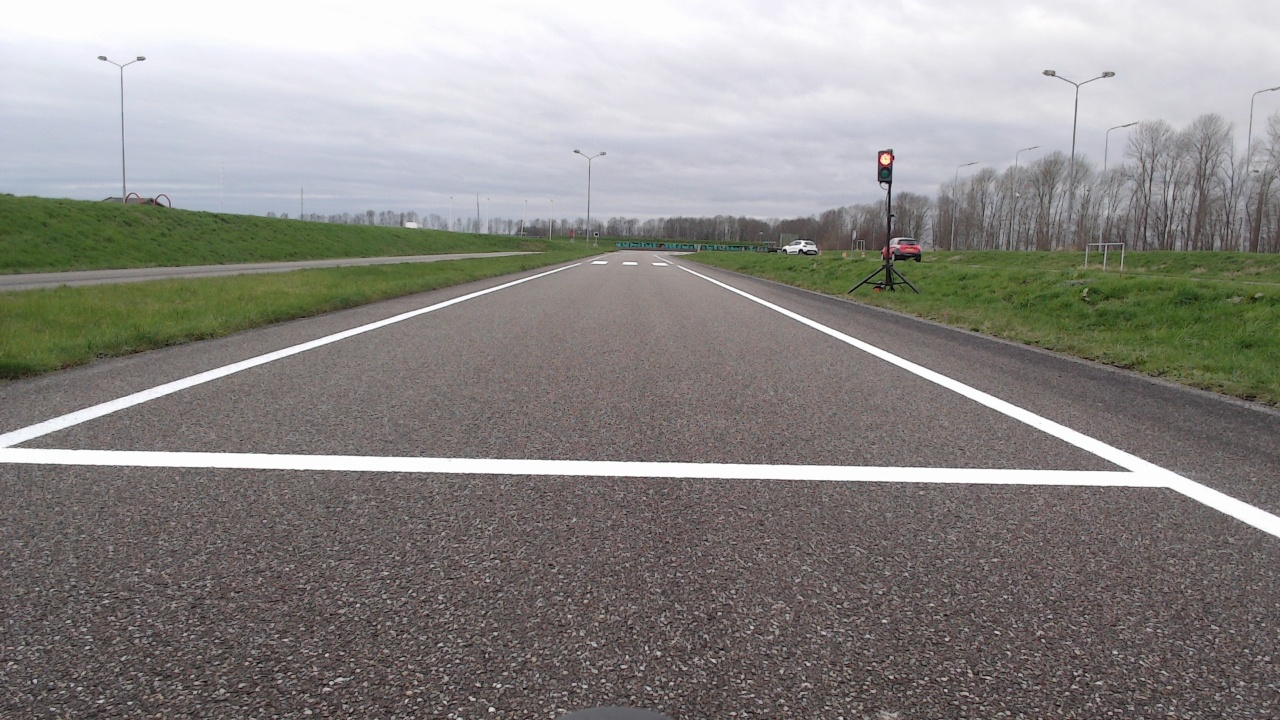
#> input picture resources/images/stopline/center.jpg, 1280 x 720 px
$ python __init__.py
#> lines starting #> are read from the running program, lines starting #| are printed output that depends on the picture
import math

import cv2
import numpy as np

# Constants
MIN_HEIGHT = 0
MIN_WIDTH = 0
MAX_HEIGHT = 720
MAX_WIDTH = 1280

MASK_OFFSET = np.array([[1, 1], [1, -1], [-1, -1], [-1, 1]])
PTS_ORIGINAL = np.float32(
    [[MIN_WIDTH, MIN_HEIGHT], [MIN_WIDTH, MAX_HEIGHT], [MAX_WIDTH, MAX_HEIGHT], [MAX_WIDTH, MIN_HEIGHT]]
)

RATIOS_LEFT = np.float32([[0, 1.0055555], [0.36197916, 2.6185186], [1.6765625, 0.7537037], [1.5010417, 0]])
RATIOS_RIGHT = np.float32([[0.18125, 0], [0, 0.74907407], [1.28125, 2.55833333], [1.66770833, 0.99722222]])

LEFT_X, LEFT_Y = 0.27027708, 0.5205  # 0.52165085
RIGHT_X, RIGHT_Y = 0.73115027, 0.5145  # 0.51505412
CENTER_X, CENTER_Y = 0.5049538, 0.1826793


# Calculate transformation matrices
def get_points(ratio: np.ndarray) -> np.ndarray:
    """Get the points of the warped image based on the ratio."""
    return np.float32(ratio * [MAX_WIDTH, MAX_HEIGHT])


def get_matrix(ratio: np.ndarray) -> np.ndarray:
    """Get the transformation matrix based on the ratio."""
    return cv2.getPerspectiveTransform(PTS_ORIGINAL, get_points(ratio))


MATRIX_LEFT = get_matrix(RATIOS_LEFT)
MATRIX_RIGHT = get_matrix(RATIOS_RIGHT)

LEFT_WIDTH = np.max(get_points(RATIOS_LEFT)[:, 0]).astype(int)
LEFT_HEIGHT = np.max(get_points(RATIOS_LEFT)[:, 1]).astype(int)
RIGHT_WIDTH = np.max(get_points(RATIOS_RIGHT)[:, 0]).astype(int)
RIGHT_HEIGHT = np.max(get_points(RATIOS_RIGHT)[:, 1]).astype(int)


# Functions
def relative_to_absolute(x: float, y: float, width: float, height: float) -> tuple[float, float]:
    """Convert relative coordinates to absolute coordinates."""
    return x * width, y * height


def get_ltbr(x: float, y: float, width: int, height: int) -> tuple[int, int, int, int]:
    """Get the left, top, right, and bottom coordinates of the image based on xywh."""
    return (
        int(round(x - (width / 2))),
        int(round(y - (height / 2))),
        int(round(x + (width / 2))),
        int(round(y + (height / 2))),
    )


def warp_image(image: np.ndarray, matrix: np.ndarray, width: int, height: int) -> np.ndarray:
    """Warp the image based on the transformation matrix."""
    return cv2.warpPerspective(image, matrix, (width, height), flags=cv2.INTER_LINEAR)


def merge_image(base: np.ndarray, overlay: np.ndarray, x1: int, y1: int, x2: int, y2: int) -> np.ndarray:
    """Merge two images."""
    base[y1:y2, x1:x2] = overlay
    return base


def stitch_images(left: np.ndarray, center: np.ndarray, right: np.ndarray) -> np.ndarray:
    """Stitch the images together."""
    center = cv2.resize(center, (MAX_WIDTH, MAX_HEIGHT))
    left = cv2.resize(left, (MAX_WIDTH, MAX_HEIGHT))
    right = cv2.resize(right, (MAX_WIDTH, MAX_HEIGHT))

    # Warp images
    left_res = warp_image(left, MATRIX_LEFT, LEFT_WIDTH, LEFT_HEIGHT)
    right_res = warp_image(right, MATRIX_RIGHT, RIGHT_WIDTH, RIGHT_HEIGHT)

    # Calculate result image size
    result_width = int(math.ceil(LEFT_WIDTH / 2 / LEFT_X))
    result_height = int(math.ceil(MAX_HEIGHT / 2 / CENTER_Y))

    # Calculate the position of the images
    lxc, lyc = relative_to_absolute(LEFT_X, LEFT_Y, result_width, result_height)
    lx1, ly1, lx2, ly2 = get_ltbr(lxc, lyc, LEFT_WIDTH, LEFT_HEIGHT)

    rxc, ryc = relative_to_absolute(RIGHT_X, RIGHT_Y, result_width, result_height)
    rx1, ry1, rx2, ry2 = get_ltbr(rxc, ryc, RIGHT_WIDTH, RIGHT_HEIGHT)

    cxc, cyc = relative_to_absolute(CENTER_X, CENTER_Y, result_width, result_height)
    cx1, cy1, cx2, cy2 = get_ltbr(cxc, cyc, MAX_WIDTH, MAX_HEIGHT)

    # Create result image
    result = np.zeros((result_height, result_width), dtype=np.uint8)
    result = merge_image(result, left_res, lx1, ly1, lx2, ly2)
    result = merge_image(result, right_res, rx1, ry1, rx2, ry2)
    return merge_image(result, center, cx1, cy1, cx2, cy2)


def adjust_gamma(image: np.ndarray, gamma: float = 1.0) -> np.ndarray:
    """Adjust the gamma of the image."""
    inv_gamma = 1.0 / gamma
    table = np.array([((i / 255.0) ** inv_gamma) * 255 for i in np.arange(0, 256)]).astype("uint8")

    return cv2.LUT(image, table)


if __name__ == "__main__":
    # Load images
    center_img = cv2.imread("../../../../resources/images/stopline/center.jpg")
#> center_img is the input picture: shape (720, 1280, 3); mean B, G, R 133.5, 136.6, 139.2
    left_img = cv2.imread("../../../../resources/images/stopline/left.jpg")
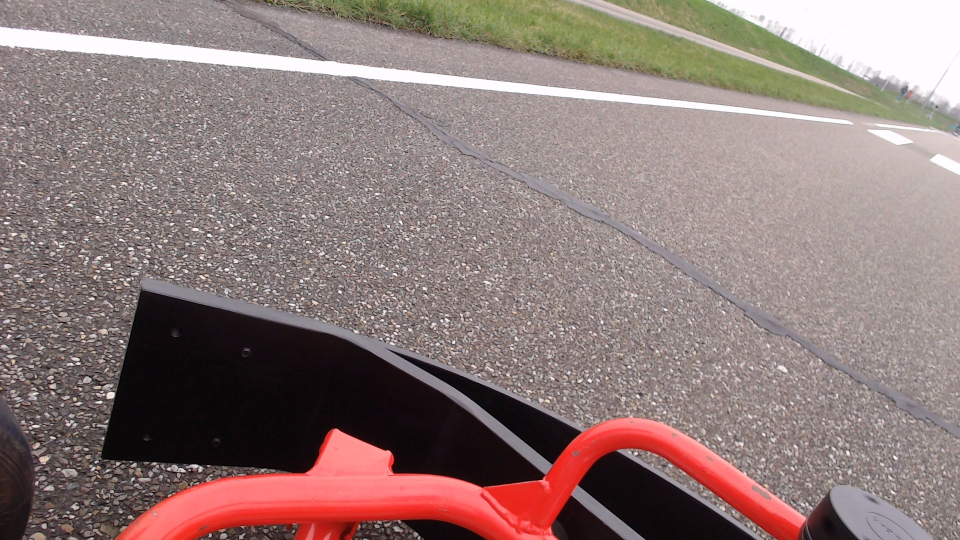
#> input picture resources/images/stopline/left.jpg, 1920 x 1080 px (shown at 1/2 size)
#> left_img is the input picture: shape (1080, 1920, 3); mean B, G, R 120.6, 123.3, 142.6
    right_img = cv2.imread("../../../../resources/images/stopline/right.jpg")
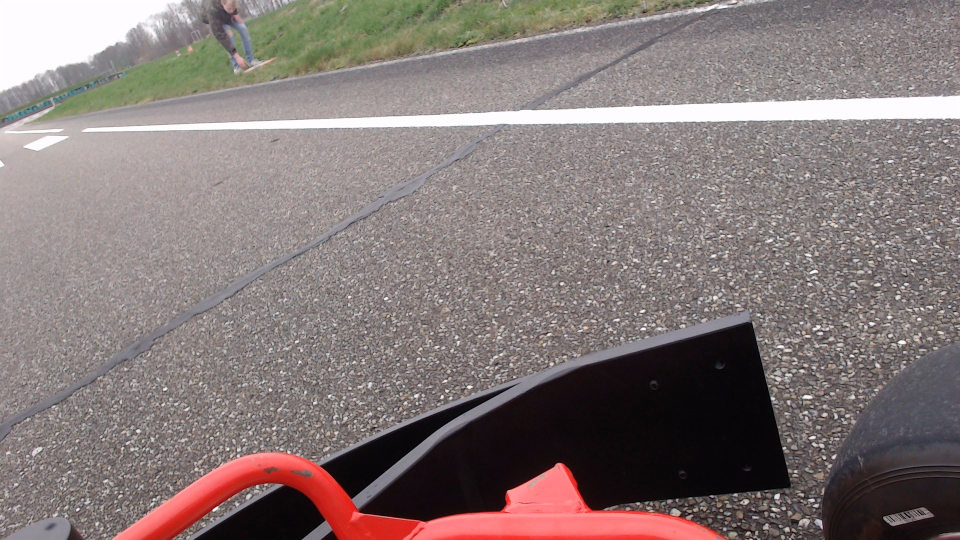
#> input picture resources/images/stopline/right.jpg, 1920 x 1080 px (shown at 1/2 size)
#> right_img is the input picture: shape (1080, 1920, 3); mean B, G, R 119.6, 121, 133.2

    left_img = adjust_gamma(left_img, 0.62)
    right_img = adjust_gamma(right_img, 0.62)
#> call 2 of adjust_gamma, with gamma = 0.62
#> in adjust_gamma (call 2), `return cv2.LUT(image, table)`:
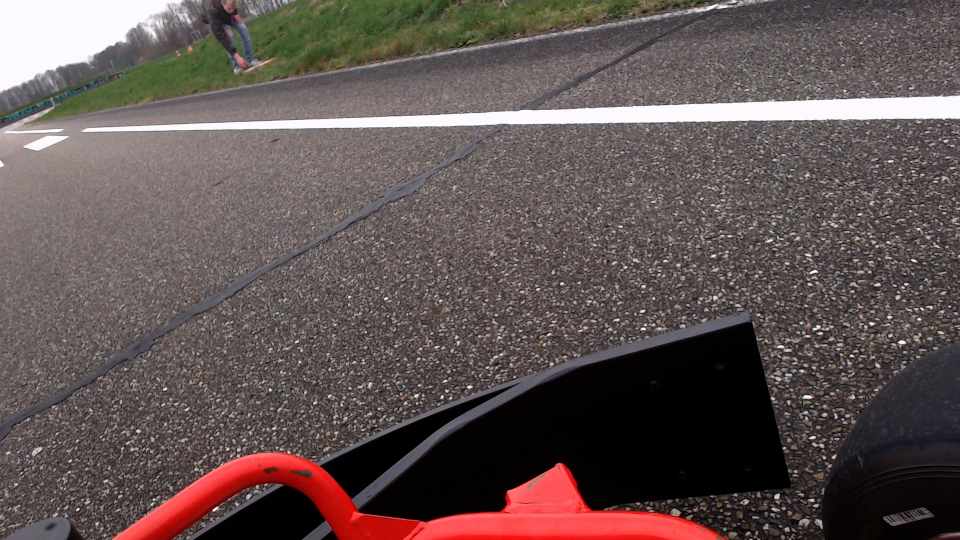
#> returned value: shape (1080, 1920, 3) (shown at 1/2 size); mean of channels 0, 1, 2 83, 84.5, 97.9; drawn as B, G, R

    # Write result
    result_img = stitch_images(left_img, center_img, right_img)
#> in stitch_images, `left = cv2.resize(left, (MAX_WIDTH, MAX_HEIGHT))`:
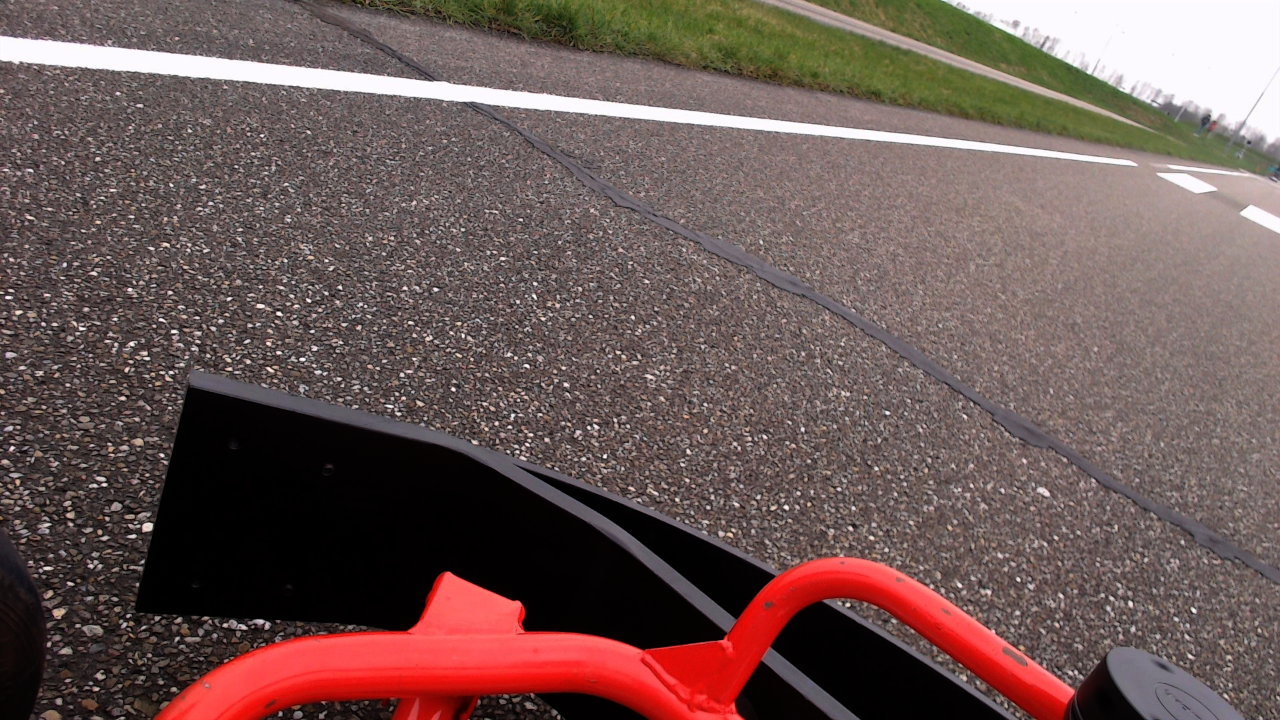
#> left: shape (720, 1280, 3); mean of channels 0, 1, 2 85.3, 88.1, 109.7; drawn as B, G, R
#> in stitch_images, `right = cv2.resize(right, (MAX_WIDTH, MAX_HEIGHT))`:
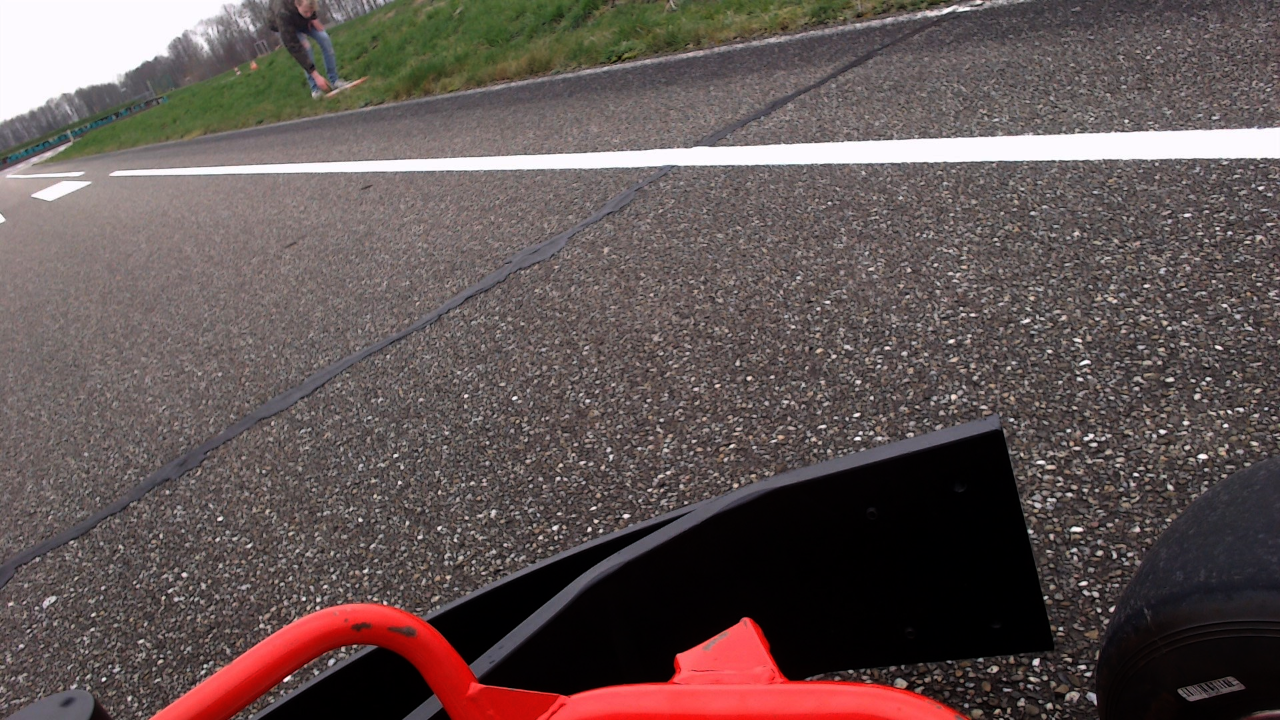
#> right: shape (720, 1280, 3); mean of channels 0, 1, 2 83, 84.5, 97.9; drawn as B, G, R
#> in warp_image, `return cv2.warpPerspective(image, matrix, (width, height), flags=cv2.I..`:
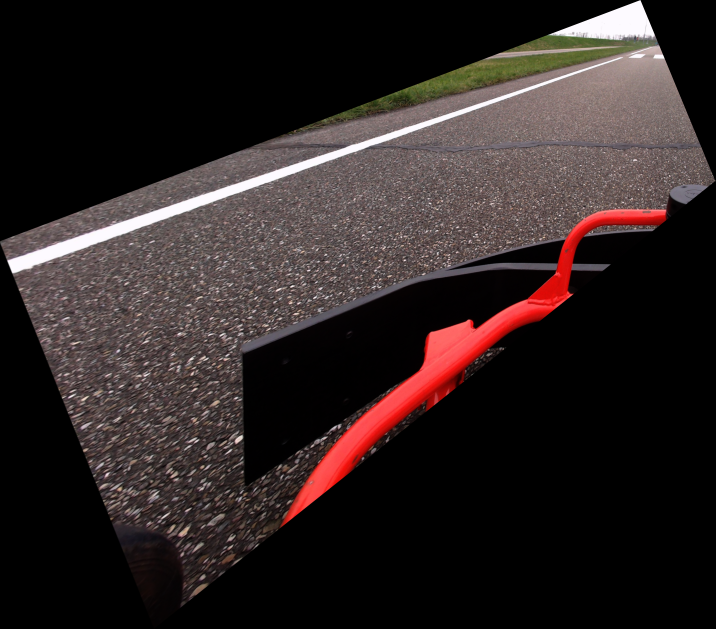
#> returned value: shape (1885, 2146, 3) (shown at 1/3 size); mean of channels 0, 1, 2 35.2, 35.9, 45.5; drawn as B, G, R
#> call 2 of warp_image, with matrix = array of shape (3, 3), width = 2134, height = 1842
#> in warp_image (call 2), `return cv2.warpPerspective(image, matrix, (width, height), flags=cv2.I..`:
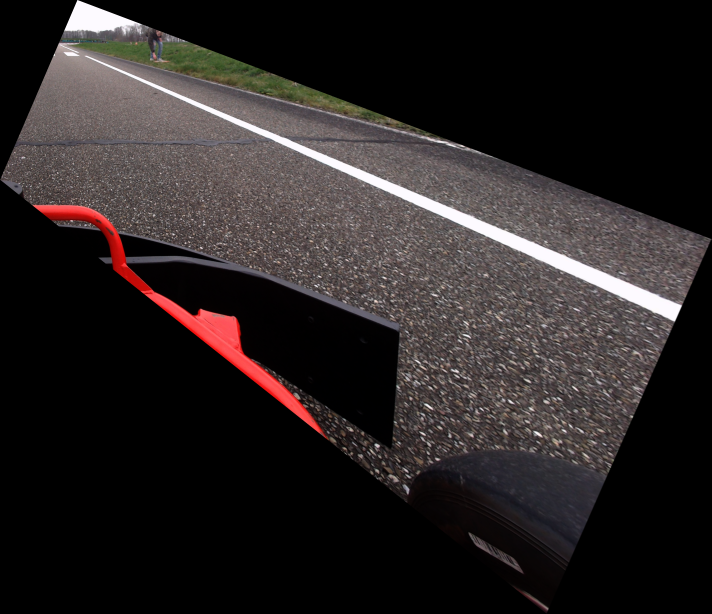
#> returned value: shape (1842, 2134, 3) (shown at 1/3 size); mean of channels 0, 1, 2 36, 36.2, 41.6; drawn as B, G, R
#> (the run stopped early here; a loop or call above may not have finished)
